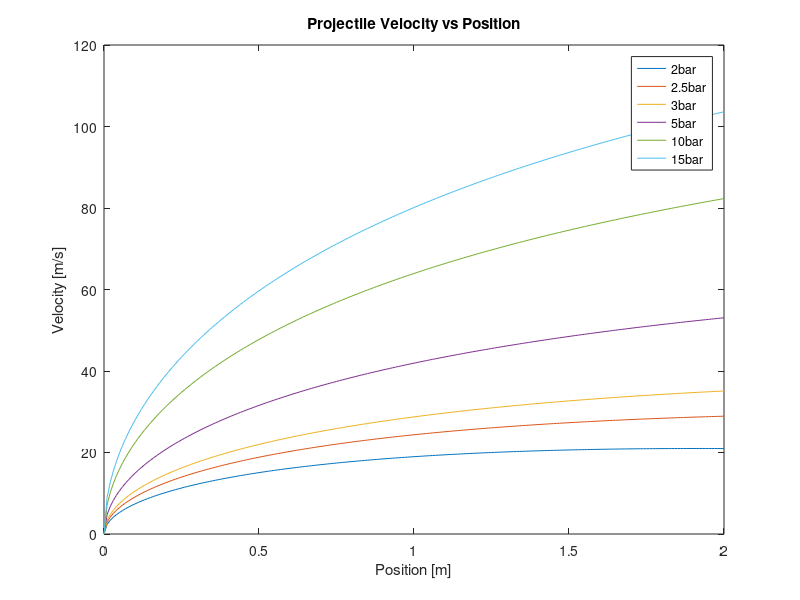
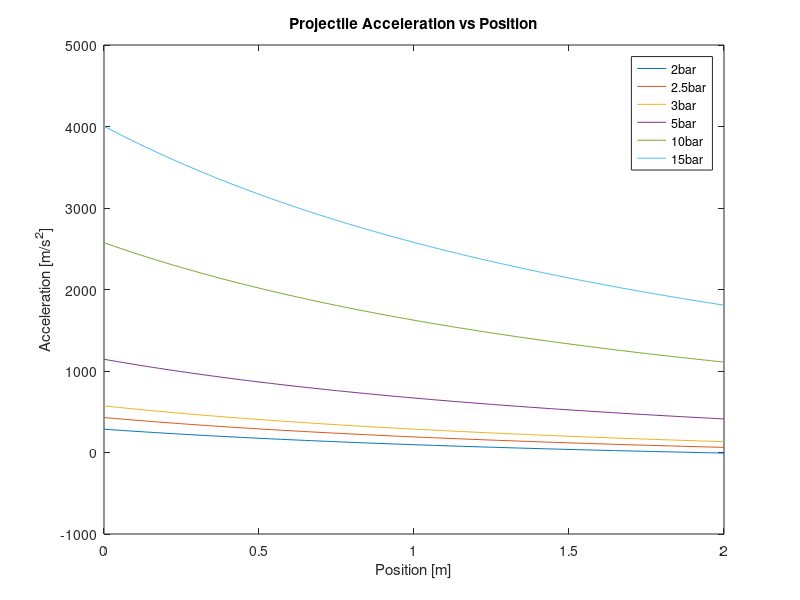
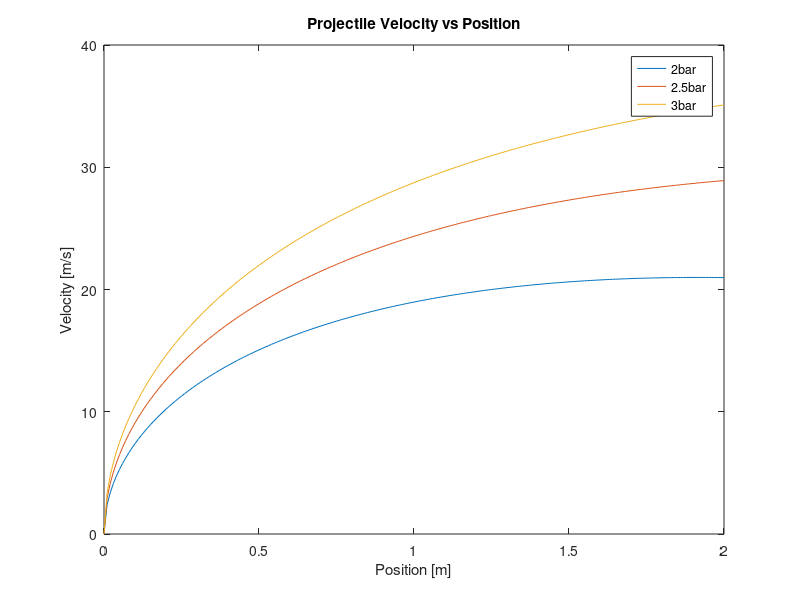
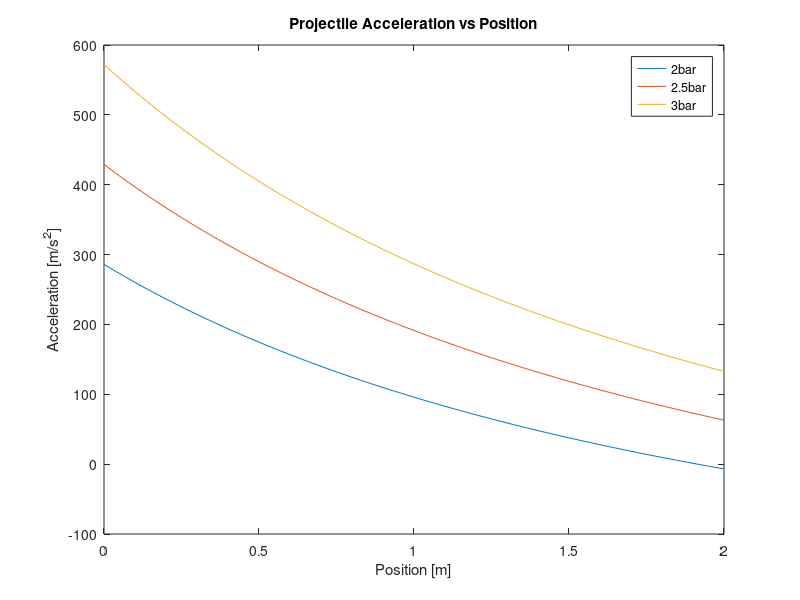

The MATLAB source for these figures, in order:
clear all
clc
clearvars
close all


L=80*2.54/100; %Barrel Length [m]
R=6.1/2*2.54/100; %Chamber Internal Diameter [m]
W=14*2.54/100; %Cylinder Length [m]
Piston=11.5*2.54/100; %Piston Length [m]
D_rod=(1+3/8)*2.54/100; %Piston Rod Diameter [m]
D_FrontPlate=4*2.54/100; %front Plate Diameter [m]
t_FrontPlate=1.5*2.54/100; %Front Plate Tickness [m]
t_Piston=1.5*2.54/100; %Piston Tickness [m]
W_Back=W-Piston; %Back Chamber Length
W_Front=Piston-t_Piston; %Front Chamber Length
V_back=pi*R^2*W_Back; % Back Chamber Volume
V_Front=pi*R^2*W_Front-pi*(D_rod/2)^2*(Piston-t_Piston-t_FrontPlate)-pi*(D_FrontPlate/2)^2*t_FrontPlate; %Front Chamber Volume %V_0
V_Tot=pi*R^2*W; %Chamber Total Volume
d_Barrel=2*2.54/100; %Barrel Internal Diamter [m] %r
A=pi*(0.04267/2)^2; %Golf Ball Cross Section [m]
%A=pi*(d_Barrel/2)^2; %Barrel Cross Section [m]
P_0=294400; %220*6894.76; %Initial Pressure in the Chamber [Pa]
P_atm=100000; %Atmospheric Pressure [Pa]
m=0.5; %Projectile Mass [kg]

f=0.2; %Friction Factor between PTFE and Steel

x=0.1:0.1:10;
v_out_is=sqrt((2/m)*(P_0*V_Front*log(1+A*L/V_Front)-A*L*P_atm));
%v_is=sqrt((2/m)*(P_0*V_Front*log(1+A*x/V_Front)-A*x*P_atm)); %outlet velocity with isoentropic expansion
V_Vec=0:0.0005:V_Tot;
V_Vec(1)=0.0001;
v_out_is_Vol=sqrt((2/m)*(P_0*V_Vec.*log(1+A*L./V_Vec)-A*L*P_atm));

% figure
% plot(V_Vec,v_out_is_Vol,[V_Front,V_Front],[10,70],'k',[V_Tot,V_Tot],[10,70],'r')


p=180000:10000:2500000;
v_is=sqrt((2/m)*(p*V_Front*log(1+A*L/V_Front)-A*L*P_atm)); %outlet velocity with isoentropic expansion
v_is_frict=sqrt((2/m)*(p*V_Front*log(1+A*L/V_Front)-A*L*P_atm-10*f*m*9.81)); %outlet velocity with isoentropic expansion with friction
gamma=7/5; 
v_ad=sqrt((2/m)*((p*V_Front)/(gamma-1)*(1-(V_Front/(A*L+V_Front))^(gamma-1))-A*L*P_atm)); %outlet velocity with adiabatic expansion
v_ad_frict=sqrt((2/m)*((p*V_Front)/(gamma-1)*(1-(V_Front/(A*L+V_Front))^(gamma-1))-A*L*P_atm-10*f*m*9.81)); %outlet velocity with adiabatic expansion with friction

% figure
% plot(p*10^-5,v_is,'k',p*10^-5,v_ad, 'b',p*10^-5,v_is_frict,'--k',p*10^-5,v_ad_frict, '--b')
% %eventually add experimental points
% hold on
% p_exp=[300000,350000,400000,500000];
% dist=5*2.54/100;
% v_exp=[1.025*dist/6.177e-3,1.025*dist/5.070e-3,1.025*dist/4.54e-3,1.025*dist/3.803e-3];
% plot(p_exp*10^-5, v_exp, '*r')
% hold off

%Plot of the Velocity and Accelaration as function of the position 
%NO FRICTION

x=0:0.01:2;
P_Front=[2,2.5,3,5,10,15].*1e5;
time=zeros(length(P_Front),length(x));

for i_press=1:length(P_Front)
    
    Vel_Vector_ad(i_press,:)=sqrt((2/m)*((P_Front(i_press)*V_Front)/(gamma-1)*(1-(V_Front./(A*x+V_Front)).^(gamma-1))-A*x*P_atm));
    Acc_Vector_ad(i_press,:)=(1/m)*(A*(P_Front(i_press)*(V_Front.^(gamma))./((V_Front+A*x).^(gamma))-P_atm));
    
    Inverse_V_fun= @(xx) 1./(sqrt((2/m)*((P_Front(i_press)*V_Front)/(gamma-1)*(1-(V_Front./(A*xx+V_Front)).^(gamma-1))-A*xx*P_atm)));
    
    for i_temp=2:length(x)
        time(i_press,i_temp)=integral(Inverse_V_fun,0,x(i_temp));
    end
    
end

figure
plot(x,Vel_Vector_ad(1,:),x,Vel_Vector_ad(2,:),x,Vel_Vector_ad(3,:),x,Vel_Vector_ad(4,:),x,Vel_Vector_ad(5,:),x,Vel_Vector_ad(6,:));
title('Projectile Velocity vs Position')
xlabel('Position [m]')
ylabel('Velocity [m/s]')
legend('2bar','2.5bar','3bar','5bar','10bar','15bar')
saveas(gcf,'Velocity_vs_Position.png')

figure
plot(x,Acc_Vector_ad(1,:),x,Acc_Vector_ad(2,:),x,Acc_Vector_ad(3,:),x,Acc_Vector_ad(4,:),x,Acc_Vector_ad(5,:),x,Acc_Vector_ad(6,:));
title('Projectile Acceleration vs Position')
xlabel('Position [m]')
ylabel('Acceleration [m/s^2]')
legend('2bar','2.5bar','3bar','5bar','10bar','15bar')
saveas(gcf,'Acceleration_vs_Position.png')

figure
plot(x,Vel_Vector_ad(1,:),x,Vel_Vector_ad(2,:),x,Vel_Vector_ad(3,:));
title('Projectile Velocity vs Position')
xlabel('Position [m]')
ylabel('Velocity [m/s]')
legend('2bar','2.5bar','3bar')
saveas(gcf,'Velocity_vs_Position_Zoom.png')

figure
plot(x,Acc_Vector_ad(1,:),x,Acc_Vector_ad(2,:),x,Acc_Vector_ad(3,:));
title('Projectile Acceleration vs Position')
xlabel('Position [m]')
ylabel('Acceleration [m/s^2]')
legend('2bar','2.5bar','3bar')
saveas(gcf,'Acceleration_vs_Position_Zoom.png')


%% Plotting as function of time

% P_Front=3e5;
% 
% for 
% 
% Inverse_V_fun()= @(xx) 1./(sqrt((2/m)*((P_Front*V_Front)/(gamma-1)*(1-(V_Front./(A*xx+V_Front)).^(gamma-1))-A*xx*P_atm)));
% 
% for i_temp=1:length(x)
%     time(i_temp)=integral(Inverse_V_fun,0,x(i_temp));
% end
% 
% time(:,1)=0;


figure
plot(time(1,:),Vel_Vector_ad(1,:),time(2,:),Vel_Vector_ad(2,:),time(3,:),Vel_Vector_ad(3,:),time(4,:),Vel_Vector_ad(4,:),time(5,:),Vel_Vector_ad(5,:),time(6,:),Vel_Vector_ad(6,:));
title('Projectile Velocity vs Time')
xlabel('Time [s]')
ylabel('Velocity [m/s]')
legend('2bar','2.5bar','3bar','5bar','10bar','15bar')
saveas(gcf,'Velocity_vs_Time.png')

figure
plot(time(1,:),Acc_Vector_ad(1,:),time(2,:),Acc_Vector_ad(2,:),time(3,:),Acc_Vector_ad(3,:),time(4,:),Acc_Vector_ad(4,:),time(5,:),Acc_Vector_ad(5,:),time(6,:),Acc_Vector_ad(6,:));
title('Projectile Acceleration vs Time')
xlabel('Time [s]')
ylabel('Acceleration [m/s^2]')
legend('2bar','2.5bar','3bar','5bar','10bar','15bar')
saveas(gcf,'Acceleration_vs_Time.png')

figure
plot(time(1,:),Vel_Vector_ad(1,:),time(2,:),Vel_Vector_ad(2,:),time(3,:),Vel_Vector_ad(3,:));
title('Projectile Velocity vs Time')
xlabel('Time [s]')
ylabel('Velocity [m/s]')
legend('2bar','2.5bar','3bar')
saveas(gcf,'Velocity_vs_Time_Zoom.png')

figure
plot(time(1,:),Acc_Vector_ad(1,:),time(2,:),Acc_Vector_ad(2,:),time(3,:),Acc_Vector_ad(3,:));
title('Projectile Acceleration vs Time')
xlabel('Time [s]')
ylabel('Acceleration [m/s^2]')
legend('2bar','2.5bar','3bar')
saveas(gcf,'Acceleration_vs_Time_Zoom.png')
